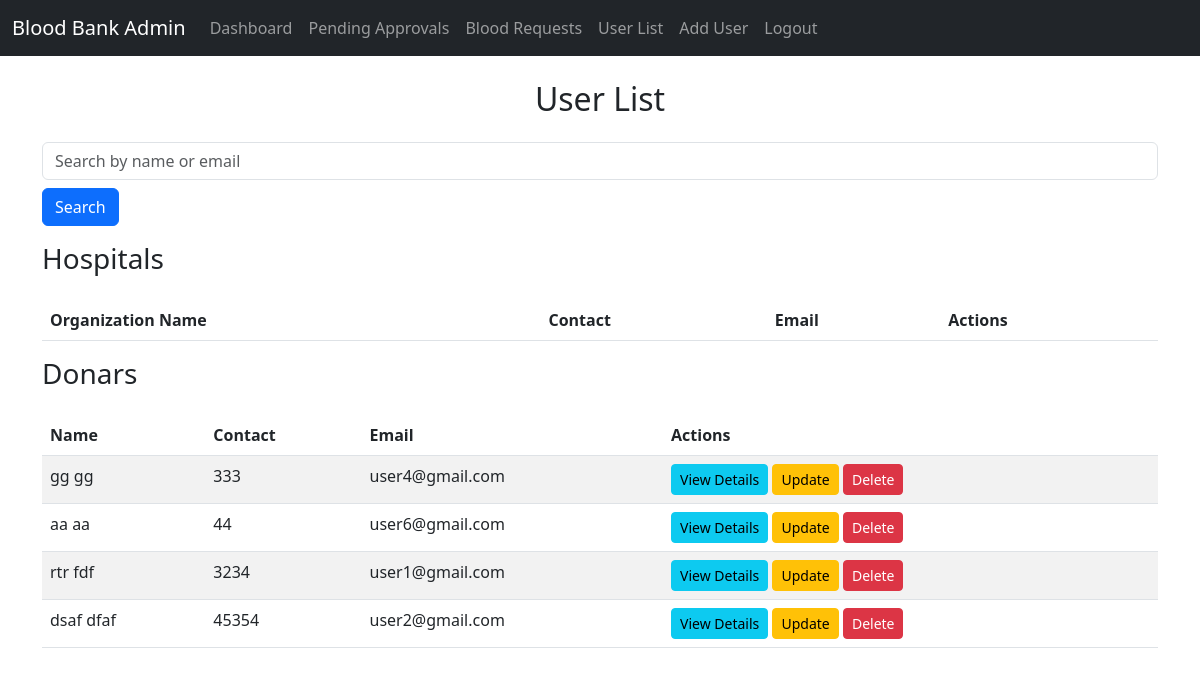
The app's page /userlist/ (signed in), older data.
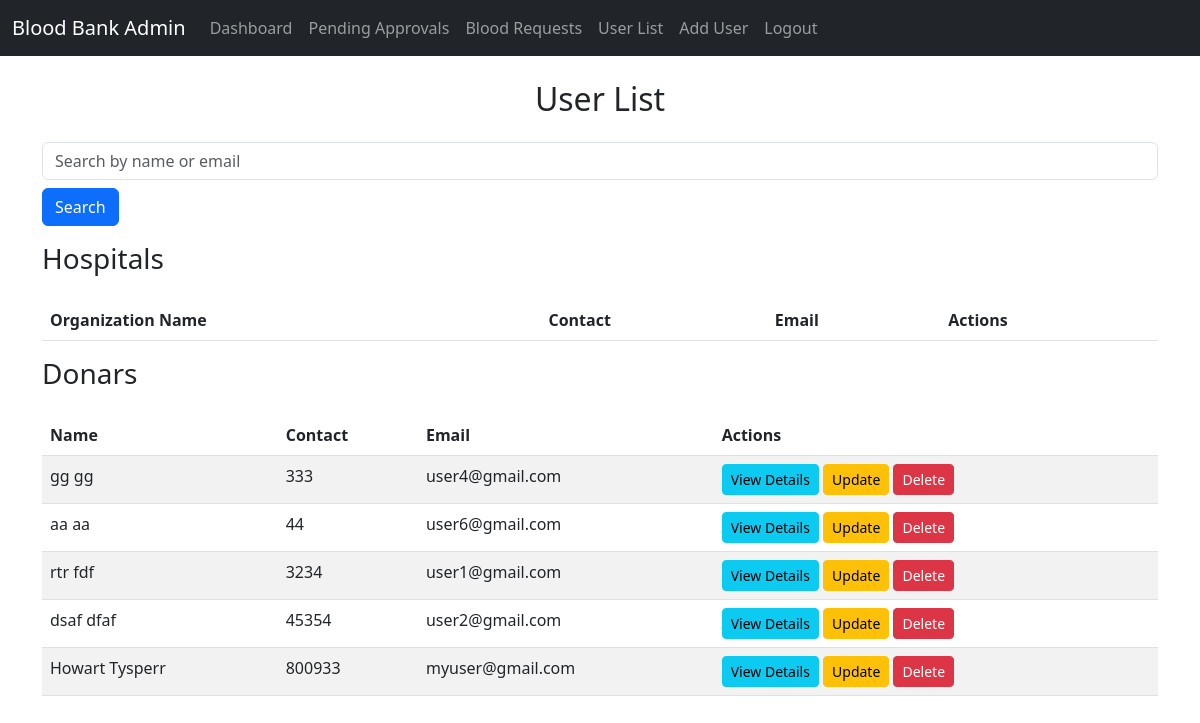
The same page, newer data.
### myapp/models.py (models this page shows, shortened)
class CustomUser(AbstractUser):
    USER_TYPE = (("1", "Admin"), ("2", "Hospital"), ("3", "User"))
    GENDER = [("M", "Male"), ("F", "Female"),("O","Other")]
    BLOOD_GROUPS = (
    ('A+', 'A+'),
    ('A-', 'A-'),
    ('B+', 'B+'),
    ('B-', 'B-'),
    ('AB+', 'AB+'),
    ('AB-', 'AB-'),
    ('O+', 'O+'),
    ('O-', 'O-'),
    )
    first_name = models.CharField(max_length=15,null=True,blank=True,default='N/A')
    last_name = models.CharField(max_length=15,null=True,blank=True,default='N/A')
    username = None  # Removed username, using email instead
    email = models.EmailField(unique=True)
    is_approved = models.BooleanField(default=False)  # New field for staff approval
    user_type = models.CharField(default="3", choices=USER_TYPE, max_length=3)
    gender = models.CharField(max_length=1, choices=GENDER,null=True,blank=True)
    profile_pic = models.ImageField(null=True, blank=True)
    dob = models.DateField(null=True, blank=True)
    blood_group = models.CharField(max_length=4, choices=BLOOD_GROUPS,null=True,blank=True)
    contact_number = models.CharField(max_length=15, null=True, blank=True)
    identity = models.ImageField(null=True,blank=True)
    organization_name = models.CharField(max_length=80, null=True,blank=True)
    address = models.TextField(null=True,blank=True)
    fcm_token = models.TextField(default="")  # For firebase notifications
    created_at = models.DateTimeField(auto_now_add=True)
    updated_at = models.DateTimeField(auto_now=True)
    age = models.IntegerField(null=True, blank=True)  # Store age directly in the database, for user_type 3 only
    donation_count = models.IntegerField(default=0)
    USERNAME_FIELD = "email"
    REQUIRED_FIELDS = []
    objects = CustomUserManager()

### myapp/views.py (the view)
# urls.py: path('userlist/', views.UserListView.as_view(), name='user_list'),
class UserListView(LoginRequiredMixin, ListView):
    model = CustomUser
    template_name = 'admin/user_list.html'
    context_object_name = 'users'
    def get_queryset(self):
        query = self.request.GET.get('q', '')  # Get search input
        users = CustomUser.objects.filter(user_type__in=[2, 3])
        if query:
            users = users.filter(
                Q(first_name__icontains=query) |
                Q(last_name__icontains=query) |
                Q(email__icontains=query)
            )
        return users
    def get_context_data(self, **kwargs):
        context = super().get_context_data(**kwargs)
        context['query'] = self.request.GET.get('q', '')  # Pass query back to template
        return context

### myapp/templates/admin/user_list.html (shortened to what this page needs)
{% extends 'admin/admin_base.html' %}
{% block content %}
    <h2 class="text-center mb-4">User List</h2>
    <form method="GET" action="{% url 'user_list' %}" class="mb-3">
        <input type="text" name="q" value="{{ query }}" class="form-control" placeholder="Search by name or email">
        <button type="submit" class="btn btn-primary mt-2">Search</button>
    </form>
    <h3 class="mb-4">Hospitals</h3>
    <table class="table table-striped">
        <thead>
            <tr>
                <th>Organization Name</th>
                <th>Contact</th>
                <th>Email</th>
                <th>Actions</th>
            </tr>
        </thead>
    </table>
    <h3 class="mb-4">Donars</h3>
    <table class="table table-striped">
        <thead>
            <tr>
                <th>Name</th>
                <th>Contact</th>
                <th>Email</th>
                <th>Actions</th>
            </tr>
        </thead>
        <tbody>
            {% for user in users %}
                {% if user.user_type == '3' %}
                    <tr>
                        <td>{{ user.first_name }} {{ user.last_name }}</td>
                        <td>{{ user.contact_number }}</td>
                        <td>{{ user.email }}</td>
                        <td>
                            <a href="{% url 'user_detail' user.pk %}" class="btn btn-info btn-sm">View Details</a>
                            <a href="{% url 'user_update' user.pk %}" class="btn btn-warning btn-sm">Update</a>
                            <a href="{% url 'user_delete' user.pk %}" class="btn btn-danger btn-sm">Delete</a>
                        </td>
                    </tr>
                {% endif %}
            {% endfor %}
        </tbody>
    </table>
{% endblock %}

Row changes from the older to the newer data that the page shows:
added CustomUser: first_name "Howart", last_name "Tysperr", contact_number "800933", email "myuser@gmail.com"
